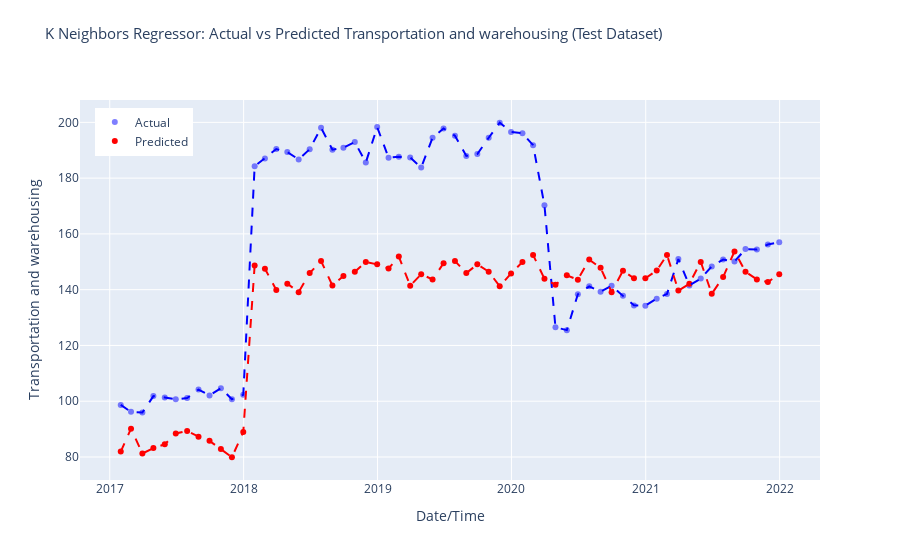

The cell this chart's notebook holds for it:
### Code cell
# Make predictions on the test dataset
predictions = pycr.predict_model(model_tuned, data = test_data)

r2 = r2_score(predictions['Transportation and warehousing'], predictions['prediction_label'])
print('R-squared (R2) Score:', r2)

# Sort predictions DataFrame by index
predictions.sort_index(inplace=True)

# Create Plotly figure
fig = make_subplots(rows=1, cols=1, shared_xaxes=True, shared_yaxes=True)

# Add scatter plot for actual values
fig.add_trace(go.Scatter(x=predictions.index, y=predictions['Transportation and warehousing'],
                         mode='markers', marker=dict(color='blue', opacity=0.5),
                         name='Actual'), row=1, col=1)

# Add scatter plot for predicted values
fig.add_trace(go.Scatter(x=predictions.index, y=predictions['prediction_label'],
                         mode='markers', marker=dict(color='red'),
                         name='Predicted'), row=1, col=1)

# Add lines for sorted actual values
fig.add_trace(go.Scatter(x=predictions.index, y=predictions['Transportation and warehousing'].sort_index(),
                         mode='lines', line=dict(color='blue', dash='dash'),
                         showlegend=False), row=1, col=1)

# Add lines for sorted predicted values
fig.add_trace(go.Scatter(x=predictions.index, y=predictions['prediction_label'].sort_index(),
                         mode='lines', line=dict(color='red', dash='dash'),
                         showlegend=False), row=1, col=1)

fig.update_layout(title_text='K Neighbors Regressor: Actual vs Predicted Transportation and warehousing (Test Dataset)',
                  title_font_size=15, title_y=0.95, 
                  xaxis_title='Date/Time', yaxis_title='Transportation and warehousing',
                  legend=dict(x=0.02, y=0.98),
                  grid=dict(rows=1, columns=1, ygap=0.2))

# Show interactive plot
fig.show()
